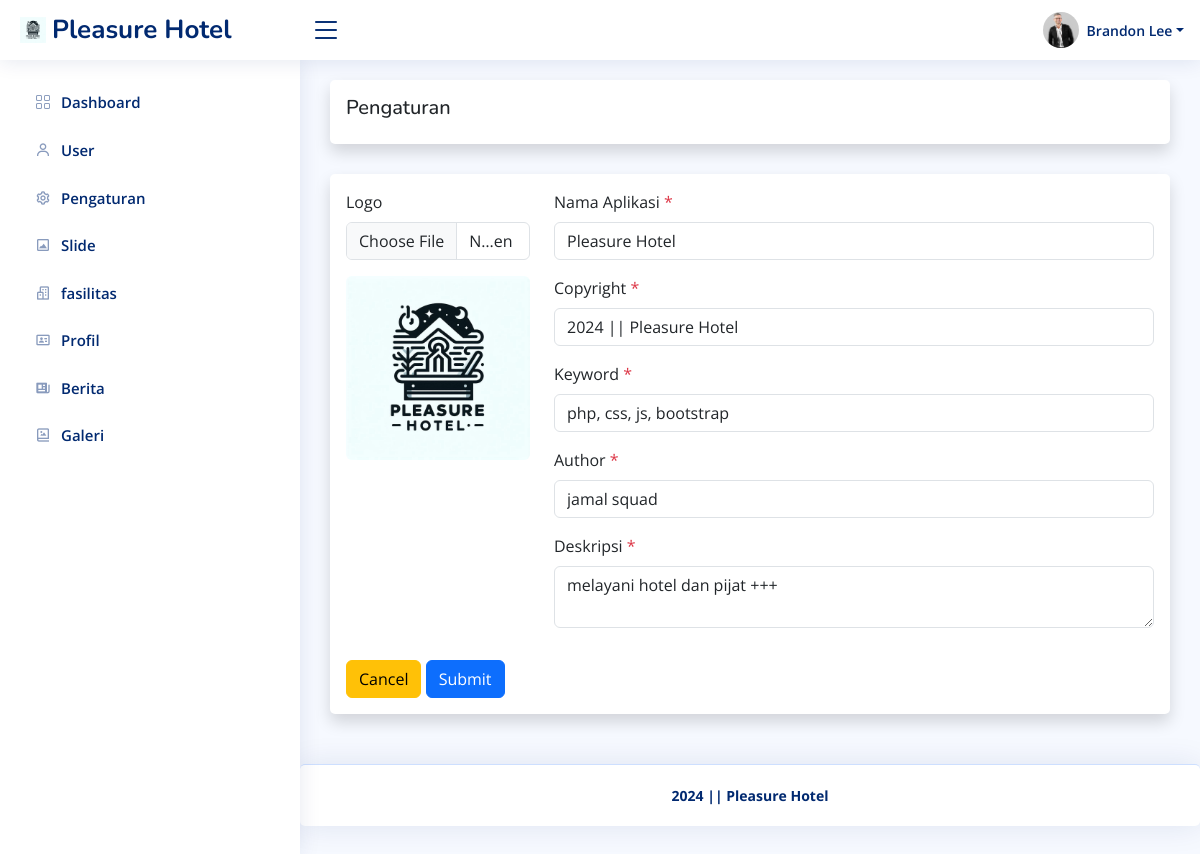
The page /admin/pengaturan/index.php (signed in) on the database its author committed.
### tables this page shows
CREATE TABLE `pengaturan` (
  `id_pengaturan` int(11) NOT NULL,
  `appname` varchar(50) NOT NULL,
  `logo` varchar(255) NOT NULL,
  `copyright` varchar(255) NOT NULL,
  `description` varchar(255) NOT NULL,
  `keyword` varchar(255) NOT NULL,
  `author` varchar(128) NOT NULL
);

CREATE TABLE `user` (
  `id_user` int(11) NOT NULL,
  `username` varchar(128) NOT NULL,
  `password` varchar(255) NOT NULL,
  `nama` varchar(128) NOT NULL,
  `role` int(11) NOT NULL,
  `foto` varchar(255) DEFAULT NULL
);

### helper.php (called while the page is built, shortened)
<?php
$base_url = 'http://localhost/hotelmurah/';
$koneksi = mysqli_connect('localhost', 'root', '', 'hotel');
function getWhere($query)
{
    global $koneksi;
    return mysqli_fetch_assoc(mysqli_query($koneksi, $query));
}

### admin/pengaturan/index.php (the view, shortened to what this page needs)
<?php require '../template/header.php' ?>
<?php
$pengaturan = getWhere("SELECT * FROM pengaturan WHERE id_pengaturan = 1 ");
?>
<div class="card shadow p-3">
    <h5>Pengaturan</h5>
</div>
<div class="card shadow p-3">
    <form action="" method="post" id="form" enctype="multipart/form-data">
        <div class="row mb-3">
            <div class="col-md-3">
                <div class="mb-3">
                    <label for="logo" class="form-label">Logo</label>
                    <input class="form-control" type="file" id="upload" name="logo">
                </div>
                <img src="<?= $base_url; ?>assets/img/<?= $pengaturan['logo'] ? $pengaturan['logo'] : 'noimage.jpg'; ?>" alt="Logo" id="preview" class="rounded w-100 ">
            </div>
            <div class="col-md-9">
                <div class="mb-3">
                    <label for="appname" class="form-label">Nama Aplikasi <span class="text-danger">*</span></label>
                    <input type="text" class="form-control" id="appname" name="appname" required value="<?= $pengaturan['appname']; ?>">
                </div>
                <div class="mb-3">
                    <label for="copyright" class="form-label">Copyright <span class="text-danger">*</span></label>
                    <input type="text" class="form-control" id="copyright" name="copyright" required value="<?= $pengaturan['copyright']; ?>">
                </div>
                <div class="mb-3">
                    <label for="keyword" class="form-label">Keyword <span class="text-danger">*</span></label>
                    <input type="text" class="form-control" id="keyword" name="keyword" required value="<?= $pengaturan['keyword']; ?>">
                </div>
                <div class="mb-3">
                    <label for="author" class="form-label">Author <span class="text-danger">*</span></label>
                    <input type="text" class="form-control" id="author" name="author" required value="<?= $pengaturan['author']; ?>">
                </div>
                <div class="mb-3">
                    <label for="description" class="form-label">Deskripsi <span class="text-danger">*</span></label>
                    <textarea class="form-control" id="description" name="description" required><?= $pengaturan['description']; ?></textarea>
                </div>
            </div>
        </div>
        <a class="btn btn-warning" href="<?= $base_url; ?>admin/pengaturan" role="button">Cancel</a>
        <button type="submit" name="submit" class="btn btn-primary">Submit</button>
    </form>
</div>
<?php require '../template/footer.php' ?>

### admin/template/header.php (shortened to what this page needs)
<?php require '../../helper.php' ?>
<?php $pengaturan = getWhere("SELECT * FROM pengaturan WHERE id_pengaturan = 1 "); ?>
<!DOCTYPE html>
<html lang="en">
<head>
    <link href="<?= $base_url; ?>assets/plugins/bootstrap/css/bootstrap.min.css" rel="stylesheet">
    <link href="<?= $base_url; ?>assets/plugins/bootstrap-icons/bootstrap-icons.css" rel="stylesheet">
    <link href="<?= $base_url; ?>assets/plugins/boxicons/css/boxicons.min.css" rel="stylesheet">
    <link href="<?= $base_url; ?>assets/plugins/quill/quill.snow.css" rel="stylesheet">
    <link href="<?= $base_url; ?>assets/plugins/quill/quill.bubble.css" rel="stylesheet">
    <link href="<?= $base_url; ?>assets/plugins/remixicon/remixicon.css" rel="stylesheet">
    <link href="<?= $base_url; ?>assets/plugins/simple-datatables/style.css" rel="stylesheet">
    <link rel="stylesheet" href="https://cdnjs.cloudflare.com/ajax/libs/twitter-bootstrap/5.3.0/css/bootstrap.min.css">
    <link rel="stylesheet" href="https://cdn.datatables.net/2.0.8/css/dataTables.bootstrap5.css">
    <link href="<?= $base_url; ?>assets/css/style.css" rel="stylesheet">
</head>
<body>
    <header id="header" class="header fixed-top d-flex align-items-center">
        <div class="d-flex align-items-center justify-content-between">
            <a href="<?= $base_url; ?>admin/dashboard" class="logo d-flex align-items-center">
                <img src="<?= $base_url; ?>assets/img/<?= $pengaturan['logo']; ?>" alt="">
                <span class="d-none d-lg-block"><?= $pengaturan['appname']; ?></span>
            </a>
            <i class="bi bi-list toggle-sidebar-btn"></i>
        </div>
        <nav class="header-nav ms-auto">
            <ul class="d-flex align-items-center">
                <li class="nav-item dropdown pe-3">
                    <?php
                    $id = $_SESSION['id_user'];
                    $akun = getWhere("SELECT * FROM user WHERE id_user = $id ");
                    ?>
                    <a class="nav-link nav-profile d-flex align-items-center pe-0" href="#" data-bs-toggle="dropdown">
                        <?php if ($akun['foto']) : ?>
                            <img src="<?= $base_url; ?>/assets/uploads/user/<?= $akun['foto']; ?>" alt="<?= $akun['nama']; ?>" class="rounded-circle">
                        <?php else : ?>
                            <img src="<?= $base_url; ?>assets/img/noprofil.png" alt="<?= $akun['nama']; ?>" class="rounded-circle">
                        <?php endif ?>
                        <span class="d-none d-md-block dropdown-toggle ps-2"><?= $akun['nama']; ?></span>
                    </a>
                </li>
            </ul>
        </nav>
    </header>
    <aside id="sidebar" class="sidebar">
        <ul class="sidebar-nav" id="sidebar-nav">
            <li class="nav-item">
                <a class="nav-link collapsed" href="<?= $base_url; ?>admin/dashboard">
                    <i class="bi bi-grid"></i>
                    <span>Dashboard</span>
                </a>
            </li>
            <?php if ($_SESSION['role'] == 1) : ?>
                <li class="nav-item">
                    <a class="nav-link collapsed" href="<?= $base_url; ?>admin/user">
                        <i class='bx bx-user'></i>
                        <span>User</span>
                    </a>
                </li>
            <?php endif ?>
            <li class="nav-item">
                <a class="nav-link collapsed" href="<?= $base_url; ?>admin/pengaturan">
                    <i class='bx bx-cog'></i>
                    <span>Pengaturan</span>
                </a>
            </li>
            <li class="nav-item">
                <a class="nav-link collapsed" href="<?= $base_url; ?>admin/slide">
                    <i class='bx bx-image-alt'></i>
                    <span>Slide</span>
                </a>
            </li>
            <li class="nav-item">
                <a class="nav-link collapsed" href="<?= $base_url; ?>admin/fasilitas">
                    <i class='bx bx-buildings'></i>
                    <span>fasilitas</span>
                </a>
            </li>
            <li class="nav-item">
                <a class="nav-link collapsed" href="<?= $base_url; ?>admin/profil">
                    <i class='bx bx-id-card'></i>
                    <span>Profil</span>
                </a>
            </li>
            <li class="nav-item">
                <a class="nav-link collapsed" href="<?= $base_url; ?>admin/berita">
                    <i class='bx bxs-news' ></i>
                    <span>Berita</span>
                </a>
            </li>
            <li class="nav-item">
                <a class="nav-link collapsed" href="<?= $base_url; ?>admin/galery">
                    <i class='bx bx-photo-album'></i>
                    <span>Galeri</span>
                </a>
            </li>
        </ul>
    </aside>
    <main id="main" class="main">

### admin/template/footer.php (shortened to what this page needs)
</main>
<footer id="footer" class="footer card">
    <div class="copyright fw-bold">
        <?= $pengaturan['copyright']; ?>
    </div>
</footer>
</body>
</html>

### assets/css/style.css (style rules this page uses)
:root { scroll-behavior: smooth; }
body { font-family: "Open Sans", sans-serif; background: #f6f9ff; color: #444444; }
a { color: #4154f1; text-decoration: none; }
h1, h2, h3, h4, h5, h6 { font-family: "Nunito", sans-serif; }
#main { margin-top: 60px; padding: 20px 30px; transition: all 0.3s; }
.card { margin-bottom: 30px; border: none; border-radius: 5px; box-shadow: 0px 0 30px rgba(1, 41, 112, 0.1); }
.logo { line-height: 1; }
@media (min-width: 1200px) { .logo { width: 280px; } }
.logo img { max-height: 26px; margin-right: 6px; }
.logo span { font-size: 26px; font-weight: 700; color: #012970; font-family: "Nunito", sans-serif; }
.header { transition: all 0.5s; z-index: 997; height: 60px; box-shadow: 0px 2px 20px rgba(1, 41, 112, 0.1); background-color: #fff; padding-left: 20px; }
.header .toggle-sidebar-btn { font-size: 32px; padding-left: 10px; cursor: pointer; color: #012970; }
.header-nav ul { list-style: none; }
.header-nav>ul { margin: 0; padding: 0; }
.header-nav .nav-profile { color: #012970; }
.header-nav .nav-profile img { max-height: 36px; }
.header-nav .nav-profile span { font-size: 14px; font-weight: 600; }
.sidebar { position: fixed; top: 60px; left: 0; bottom: 0; width: 300px; z-index: 996; transition: all 0.3s; padding: 20px; overflow-y: auto; scrollbar-width: thin; scrollbar-color: #aab7cf transparent; box-shadow: 0px 0px 20px rgba(1, 41, 112, 0.1); background-color: #fff; }
@media (min-width: 1200px) { #main, #footer { margin-left: 300px; } }
.sidebar-nav { padding: 0; margin: 0; list-style: none; }
.sidebar-nav li { padding: 0; margin: 0; list-style: none; }
.sidebar-nav .nav-item { margin-bottom: 5px; }
.sidebar-nav .nav-link { display: flex; align-items: center; font-size: 15px; font-weight: 600; color: #4154f1; transition: 0.3; background: #f6f9ff; padding: 10px 15px; border-radius: 4px; }
.sidebar-nav .nav-link i { font-size: 16px; margin-right: 10px; color: #4154f1; }
.sidebar-nav .nav-link.collapsed { color: #012970; background: #fff; }
.sidebar-nav .nav-link.collapsed i { color: #899bbd; }
.footer { padding: 20px 0; font-size: 14px; transition: all 0.3s; border-top: 1px solid #cddfff; }
.footer .copyright { text-align: center; color: #012970; }

### rows shown on the page
pengaturan: logo (picture), appname "Pleasure Hotel", copyright "2024 || Pleasure Hotel", keyword "php, css, js, bootstrap", author "jamal squad", description "melayani hotel dan pijat +++"
user: foto (picture), nama "Brandon Lee"
